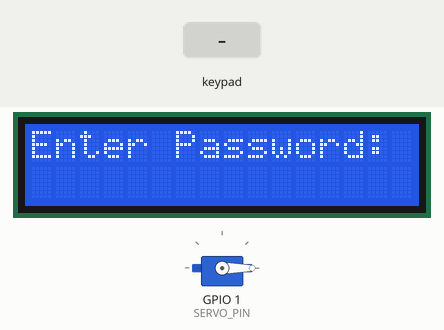
This sketch was run on a simulated ESP8266 (NodeMCU). On the bench: servo, 16×2 character LCD. The test bench sets the inputs (shaded band).

Above: at 1.2 s.
1.3 s: keypad keys 1 2 3 4 # pressed 0.4 s apart
At 3.9 s:
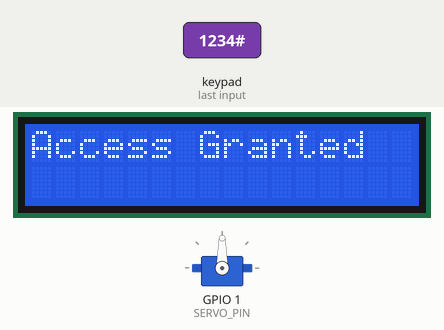
4.8 s: key '*' pressed
At 6.7 s:
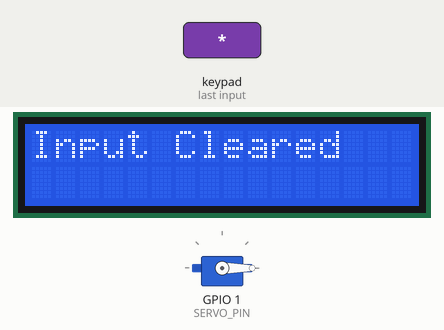
7.8 s: key '#' pressed
At 8.7 s:
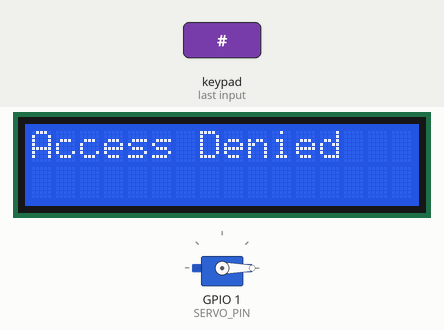
10.8 s: keypad keys 1 2 3 4 A pressed 0.4 s apart
At 13.1 s:
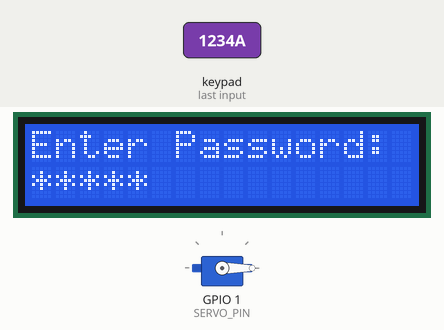
14.3 s: keypad keys 1 2 3 4 D pressed 0.4 s apart
At 16.7 s:
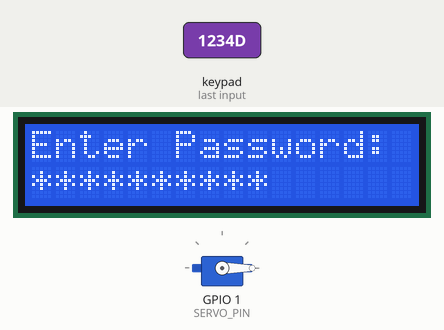
17.8 s: keypad keys 1 3 9 7 A pressed 0.4 s apart
At 20.7 s:
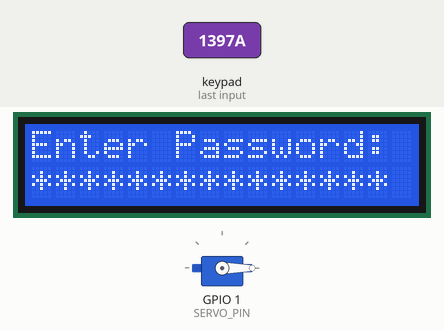
Timing chart, 0 to 22.2 s (numbered marks = the images above; inputs shaded):
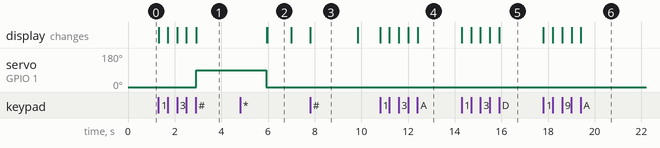

Measured:
- after the input at 1.3 s, servo on GPIO 1 (SERVO_PIN): 0° → 90° after 1.6 s; the display: first changes at once (image 1 shows a later state)
- after the input at 4.8 s, the display: first differs from a run without the input after 1.2 s (image 2)
- after the input at 7.8 s, the display: changes at once (image 3)
- after the input at 10.8 s, the display: first changes at once (image 4 shows a later state)
- after the input at 14.3 s, the display: first changes at once (image 5 shows a later state)
- after the input at 17.8 s, the display: first changes at once (image 6 shows a later state)
- what the display in image 2 shows lasts 1.0 s, from 6.0 s to 7.0 s

The sketch:

Doorlock_System.ino
```cpp
#include <Keypad.h>
#include <Servo.h>
#include <Wire.h>
#include <LiquidCrystal_I2C.h>

#define SERVO_PIN D10

Servo servo;
LiquidCrystal_I2C lcd(0x27, 16, 2);

const byte ROWS = 4;
const byte COLS = 4;

char keys[ROWS][COLS] = {
  {'1','2','3','A'},
  {'4','5','6','B'},
  {'7','8','9','C'},
  {'*','0','#','D'}
};

byte rowPins[ROWS] = {D6, D7, D8, D9};
byte colPins[COLS] = {D3, D4, D5, D0};

Keypad keypad = Keypad(makeKeymap(keys), rowPins, colPins, ROWS, COLS);

String password = "1234";
String input_password;

void setup() {
  servo.attach(SERVO_PIN);
  servo.write(0);  // Locked position

  lcd.init();
  lcd.backlight();
  lcd.setCursor(0,0);
  lcd.print("Enter Password:");
}

void loop() {
  char key = keypad.getKey();

  if (key) {
    if (key == '#') {
      if (input_password == password) {
        lcd.clear();
        lcd.print("Access Granted");
        servo.write(90);  // Unlock servo position
        delay(3000);
        servo.write(0);   // Lock again
        lcd.clear();
        lcd.print("Enter Password:");
      } else {
        lcd.clear();
        lcd.print("Access Denied");
        delay(2000);
        lcd.clear();
        lcd.print("Enter Password:");
      }
      input_password = "";
    } else if (key == '*') {
      input_password = "";
      lcd.clear();
      lcd.print("Input Cleared");
      delay(1000);
      lcd.clear();
      lcd.print("Enter Password:");
    } else {
      input_password += key;
      lcd.setCursor(input_password.length()-1, 1);
      lcd.print("*");
    }
  }
}
```
